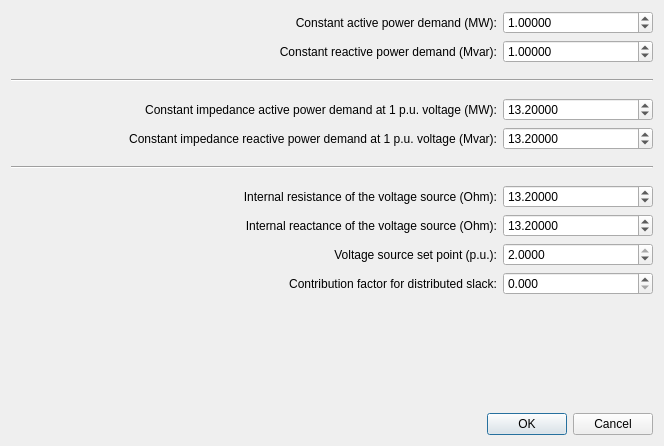
<?xml version="1.0" encoding="UTF-8"?>
<ui version="4.0">
 <class>Dialog</class>
 <widget class="QDialog" name="Dialog">
  <property name="geometry">
   <rect>
    <x>0</x>
    <y>0</y>
    <width>664</width>
    <height>446</height>
   </rect>
  </property>
  <property name="minimumSize">
   <size>
    <width>664</width>
    <height>446</height>
   </size>
  </property>
  <property name="maximumSize">
   <size>
    <width>664</width>
    <height>446</height>
   </size>
  </property>
  <property name="sizeIncrement">
   <size>
    <width>0</width>
    <height>449</height>
   </size>
  </property>
  <property name="windowTitle">
   <string>Dialog</string>
  </property>
  <layout class="QVBoxLayout" name="verticalLayout">
   <item>
    <layout class="QHBoxLayout" name="horizontalLayout_5">
     <item>
      <spacer name="horizontalSpacer_5">
       <property name="orientation">
        <enum>Qt::Horizontal</enum>
       </property>
       <property name="sizeHint" stdset="0">
        <size>
         <width>40</width>
         <height>20</height>
        </size>
       </property>
      </spacer>
     </item>
     <item>
      <widget class="QLabel" name="label_5">
       <property name="text">
        <string>Constant active power demand (MW):</string>
       </property>
       <property name="alignment">
        <set>Qt::AlignRight|Qt::AlignTrailing|Qt::AlignVCenter</set>
       </property>
      </widget>
     </item>
     <item>
      <widget class="QDoubleSpinBox" name="ps_mw">
       <property name="minimumSize">
        <size>
         <width>150</width>
         <height>0</height>
        </size>
       </property>
       <property name="decimals">
        <number>5</number>
       </property>
       <property name="minimum">
        <double>0.000000000000000</double>
       </property>
       <property name="maximum">
        <double>5000.000000000000000</double>
       </property>
       <property name="singleStep">
        <double>1.000000000000000</double>
       </property>
       <property name="value">
        <double>1.000000000000000</double>
       </property>
      </widget>
     </item>
    </layout>
   </item>
   <item>
    <layout class="QHBoxLayout" name="horizontalLayout_4">
     <item>
      <spacer name="horizontalSpacer_2">
       <property name="orientation">
        <enum>Qt::Horizontal</enum>
       </property>
       <property name="sizeHint" stdset="0">
        <size>
         <width>40</width>
         <height>20</height>
        </size>
       </property>
      </spacer>
     </item>
     <item>
      <widget class="QLabel" name="label_4">
       <property name="text">
        <string>Constant reactive power demand (Mvar):</string>
       </property>
       <property name="alignment">
        <set>Qt::AlignRight|Qt::AlignTrailing|Qt::AlignVCenter</set>
       </property>
      </widget>
     </item>
     <item>
      <widget class="QDoubleSpinBox" name="qs_mvar">
       <property name="minimumSize">
        <size>
         <width>150</width>
         <height>0</height>
        </size>
       </property>
       <property name="decimals">
        <number>5</number>
       </property>
       <property name="minimum">
        <double>-5000.000000000000000</double>
       </property>
       <property name="maximum">
        <double>5000.000000000000000</double>
       </property>
       <property name="singleStep">
        <double>1.000000000000000</double>
       </property>
       <property name="value">
        <double>1.000000000000000</double>
       </property>
      </widget>
     </item>
    </layout>
   </item>
   <item>
    <spacer name="verticalSpacer_2">
     <property name="orientation">
      <enum>Qt::Vertical</enum>
     </property>
     <property name="sizeType">
      <enum>QSizePolicy::Fixed</enum>
     </property>
     <property name="sizeHint" stdset="0">
      <size>
       <width>20</width>
       <height>10</height>
      </size>
     </property>
    </spacer>
   </item>
   <item>
    <widget class="Line" name="line">
     <property name="orientation">
      <enum>Qt::Horizontal</enum>
     </property>
    </widget>
   </item>
   <item>
    <spacer name="verticalSpacer_3">
     <property name="orientation">
      <enum>Qt::Vertical</enum>
     </property>
     <property name="sizeType">
      <enum>QSizePolicy::Fixed</enum>
     </property>
     <property name="sizeHint" stdset="0">
      <size>
       <width>20</width>
       <height>10</height>
      </size>
     </property>
    </spacer>
   </item>
   <item>
    <layout class="QHBoxLayout" name="horizontalLayout_6">
     <item>
      <spacer name="horizontalSpacer_3">
       <property name="orientation">
        <enum>Qt::Horizontal</enum>
       </property>
       <property name="sizeHint" stdset="0">
        <size>
         <width>40</width>
         <height>20</height>
        </size>
       </property>
      </spacer>
     </item>
     <item>
      <widget class="QLabel" name="label_6">
       <property name="text">
        <string>Constant impedance active power demand at 1 p.u. voltage (MW):</string>
       </property>
       <property name="alignment">
        <set>Qt::AlignRight|Qt::AlignTrailing|Qt::AlignVCenter</set>
       </property>
      </widget>
     </item>
     <item>
      <widget class="QDoubleSpinBox" name="pz_mw">
       <property name="minimumSize">
        <size>
         <width>150</width>
         <height>0</height>
        </size>
       </property>
       <property name="decimals">
        <number>5</number>
       </property>
       <property name="minimum">
        <double>0.000000000000000</double>
       </property>
       <property name="maximum">
        <double>5000.000000000000000</double>
       </property>
       <property name="singleStep">
        <double>1.000000000000000</double>
       </property>
       <property name="value">
        <double>13.199999999999999</double>
       </property>
      </widget>
     </item>
    </layout>
   </item>
   <item>
    <layout class="QHBoxLayout" name="horizontalLayout">
     <item>
      <spacer name="horizontalSpacer">
       <property name="orientation">
        <enum>Qt::Horizontal</enum>
       </property>
       <property name="sizeHint" stdset="0">
        <size>
         <width>40</width>
         <height>20</height>
        </size>
       </property>
      </spacer>
     </item>
     <item>
      <widget class="QLabel" name="label">
       <property name="text">
        <string>Constant impedance reactive power demand at 1 p.u. voltage (Mvar):</string>
       </property>
       <property name="alignment">
        <set>Qt::AlignRight|Qt::AlignTrailing|Qt::AlignVCenter</set>
       </property>
      </widget>
     </item>
     <item>
      <widget class="QDoubleSpinBox" name="qz_mvar">
       <property name="minimumSize">
        <size>
         <width>150</width>
         <height>0</height>
        </size>
       </property>
       <property name="decimals">
        <number>5</number>
       </property>
       <property name="minimum">
        <double>-5000.000000000000000</double>
       </property>
       <property name="maximum">
        <double>5000.000000000000000</double>
       </property>
       <property name="singleStep">
        <double>1.000000000000000</double>
       </property>
       <property name="value">
        <double>13.199999999999999</double>
       </property>
      </widget>
     </item>
    </layout>
   </item>
   <item>
    <spacer name="verticalSpacer_4">
     <property name="orientation">
      <enum>Qt::Vertical</enum>
     </property>
     <property name="sizeType">
      <enum>QSizePolicy::Fixed</enum>
     </property>
     <property name="sizeHint" stdset="0">
      <size>
       <width>20</width>
       <height>10</height>
      </size>
     </property>
    </spacer>
   </item>
   <item>
    <widget class="Line" name="line_2">
     <property name="orientation">
      <enum>Qt::Horizontal</enum>
     </property>
    </widget>
   </item>
   <item>
    <spacer name="verticalSpacer_5">
     <property name="orientation">
      <enum>Qt::Vertical</enum>
     </property>
     <property name="sizeType">
      <enum>QSizePolicy::Fixed</enum>
     </property>
     <property name="sizeHint" stdset="0">
      <size>
       <width>20</width>
       <height>10</height>
      </size>
     </property>
    </spacer>
   </item>
   <item>
    <layout class="QHBoxLayout" name="horizontalLayout_7">
     <item>
      <spacer name="horizontalSpacer_4">
       <property name="orientation">
        <enum>Qt::Horizontal</enum>
       </property>
       <property name="sizeHint" stdset="0">
        <size>
         <width>40</width>
         <height>20</height>
        </size>
       </property>
      </spacer>
     </item>
     <item>
      <widget class="QLabel" name="label_7">
       <property name="text">
        <string>Internal resistance of the voltage source (Ohm):</string>
       </property>
       <property name="alignment">
        <set>Qt::AlignRight|Qt::AlignTrailing|Qt::AlignVCenter</set>
       </property>
      </widget>
     </item>
     <item>
      <widget class="QDoubleSpinBox" name="r_ohm">
       <property name="minimumSize">
        <size>
         <width>150</width>
         <height>0</height>
        </size>
       </property>
       <property name="decimals">
        <number>5</number>
       </property>
       <property name="minimum">
        <double>0.000010000000000</double>
       </property>
       <property name="maximum">
        <double>1000000.000000000000000</double>
       </property>
       <property name="singleStep">
        <double>10.000000000000000</double>
       </property>
       <property name="value">
        <double>13.199999999999999</double>
       </property>
      </widget>
     </item>
    </layout>
   </item>
   <item>
    <layout class="QHBoxLayout" name="horizontalLayout_8">
     <item>
      <spacer name="horizontalSpacer_6">
       <property name="orientation">
        <enum>Qt::Horizontal</enum>
       </property>
       <property name="sizeHint" stdset="0">
        <size>
         <width>40</width>
         <height>20</height>
        </size>
       </property>
      </spacer>
     </item>
     <item>
      <widget class="QLabel" name="label_8">
       <property name="text">
        <string>Internal reactance of the voltage source (Ohm):</string>
       </property>
       <property name="alignment">
        <set>Qt::AlignRight|Qt::AlignTrailing|Qt::AlignVCenter</set>
       </property>
      </widget>
     </item>
     <item>
      <widget class="QDoubleSpinBox" name="x_ohm">
       <property name="minimumSize">
        <size>
         <width>150</width>
         <height>0</height>
        </size>
       </property>
       <property name="decimals">
        <number>5</number>
       </property>
       <property name="minimum">
        <double>0.000010000000000</double>
       </property>
       <property name="maximum">
        <double>1000000.000000000000000</double>
       </property>
       <property name="singleStep">
        <double>10.000000000000000</double>
       </property>
       <property name="value">
        <double>13.199999999999999</double>
       </property>
      </widget>
     </item>
    </layout>
   </item>
   <item>
    <layout class="QHBoxLayout" name="horizontalLayout_9">
     <item>
      <spacer name="horizontalSpacer_7">
       <property name="orientation">
        <enum>Qt::Horizontal</enum>
       </property>
       <property name="sizeHint" stdset="0">
        <size>
         <width>40</width>
         <height>20</height>
        </size>
       </property>
      </spacer>
     </item>
     <item>
      <widget class="QLabel" name="label_9">
       <property name="text">
        <string>Voltage source set point (p.u.):</string>
       </property>
       <property name="alignment">
        <set>Qt::AlignRight|Qt::AlignTrailing|Qt::AlignVCenter</set>
       </property>
      </widget>
     </item>
     <item>
      <widget class="QDoubleSpinBox" name="vm_pu">
       <property name="minimumSize">
        <size>
         <width>150</width>
         <height>0</height>
        </size>
       </property>
       <property name="decimals">
        <number>4</number>
       </property>
       <property name="minimum">
        <double>0.000100000000000</double>
       </property>
       <property name="maximum">
        <double>2.000000000000000</double>
       </property>
       <property name="singleStep">
        <double>0.010000000000000</double>
       </property>
       <property name="value">
        <double>2.000000000000000</double>
       </property>
      </widget>
     </item>
    </layout>
   </item>
   <item>
    <layout class="QHBoxLayout" name="horizontalLayout_26">
     <item>
      <spacer name="horizontalSpacer_8">
       <property name="orientation">
        <enum>Qt::Horizontal</enum>
       </property>
       <property name="sizeHint" stdset="0">
        <size>
         <width>40</width>
         <height>20</height>
        </size>
       </property>
      </spacer>
     </item>
     <item>
      <widget class="QLabel" name="label_25">
       <property name="text">
        <string>Contribution factor for distributed slack:</string>
       </property>
       <property name="alignment">
        <set>Qt::AlignRight|Qt::AlignTrailing|Qt::AlignVCenter</set>
       </property>
      </widget>
     </item>
     <item>
      <widget class="QDoubleSpinBox" name="slack_weight">
       <property name="minimumSize">
        <size>
         <width>150</width>
         <height>0</height>
        </size>
       </property>
       <property name="decimals">
        <number>3</number>
       </property>
       <property name="minimum">
        <double>0.000000000000000</double>
       </property>
       <property name="maximum">
        <double>1.000000000000000</double>
       </property>
       <property name="singleStep">
        <double>0.100000000000000</double>
       </property>
       <property name="value">
        <double>0.000000000000000</double>
       </property>
      </widget>
     </item>
    </layout>
   </item>
   <item>
    <spacer name="verticalSpacer">
     <property name="orientation">
      <enum>Qt::Vertical</enum>
     </property>
     <property name="sizeHint" stdset="0">
      <size>
       <width>20</width>
       <height>40</height>
      </size>
     </property>
    </spacer>
   </item>
   <item>
    <widget class="QDialogButtonBox" name="buttonBox">
     <property name="orientation">
      <enum>Qt::Horizontal</enum>
     </property>
     <property name="standardButtons">
      <set>QDialogButtonBox::Cancel|QDialogButtonBox::Ok</set>
     </property>
    </widget>
   </item>
  </layout>
 </widget>
 <resources/>
 <connections>
  <connection>
   <sender>buttonBox</sender>
   <signal>accepted()</signal>
   <receiver>Dialog</receiver>
   <slot>accept()</slot>
   <hints>
    <hint type="sourcelabel">
     <x>260</x>
     <y>468</y>
    </hint>
    <hint type="destinationlabel">
     <x>157</x>
     <y>274</y>
    </hint>
   </hints>
  </connection>
  <connection>
   <sender>buttonBox</sender>
   <signal>rejected()</signal>
   <receiver>Dialog</receiver>
   <slot>reject()</slot>
   <hints>
    <hint type="sourcelabel">
     <x>328</x>
     <y>468</y>
    </hint>
    <hint type="destinationlabel">
     <x>286</x>
     <y>274</y>
    </hint>
   </hints>
  </connection>
 </connections>
</ui>
